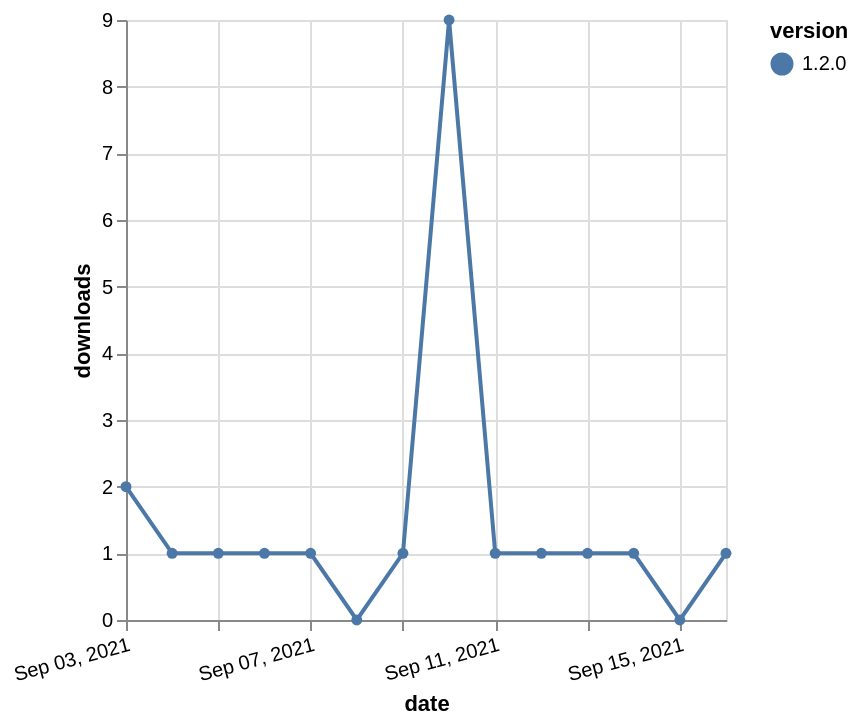

Here is the Vega-Lite specification saved for this chart:
### Vega-Lite specification from a JSON file in a GitHub repository (floating-point values rounded to 4 significant figures)
{"$schema": "https://vega.github.io/schema/vega-lite/v5.json", "description": "A simple bar chart with embedded data.", "data": {"values": [{"date": "2021-09-03", "total": 632, "delta": 2, "version": "1.2.0"}, {"date": "2021-09-04", "total": 633, "delta": 1, "version": "1.2.0"}, {"date": "2021-09-05", "total": 634, "delta": 1, "version": "1.2.0"}, {"date": "2021-09-06", "total": 635, "delta": 1, "version": "1.2.0"}, {"date": "2021-09-07", "total": 636, "delta": 1, "version": "1.2.0"}, {"date": "2021-09-08", "total": 636, "delta": 0, "version": "1.2.0"}, {"date": "2021-09-09", "total": 637, "delta": 1, "version": "1.2.0"}, {"date": "2021-09-10", "total": 646, "delta": 9, "version": "1.2.0"}, {"date": "2021-09-11", "total": 647, "delta": 1, "version": "1.2.0"}, {"date": "2021-09-12", "total": 648, "delta": 1, "version": "1.2.0"}, {"date": "2021-09-13", "total": 649, "delta": 1, "version": "1.2.0"}, {"date": "2021-09-14", "total": 650, "delta": 1, "version": "1.2.0"}, {"date": "2021-09-15", "total": 650, "delta": 0, "version": "1.2.0"}, {"date": "2021-09-16", "total": 651, "delta": 1, "version": "1.2.0"}]}, "width": "container", "mark": {"type": "line", "point": {"filled": true}}, "encoding": {"x": {"field": "date", "type": "temporal", "timeUnit": "yearmonthdate", "title": "date", "axis": {"labelAngle": -15}}, "y": {"field": "delta", "type": "quantitative", "title": "downloads"}, "color": {"field": "version", "type": "nominal"}, "tooltip": {"field": "delta"}}}
